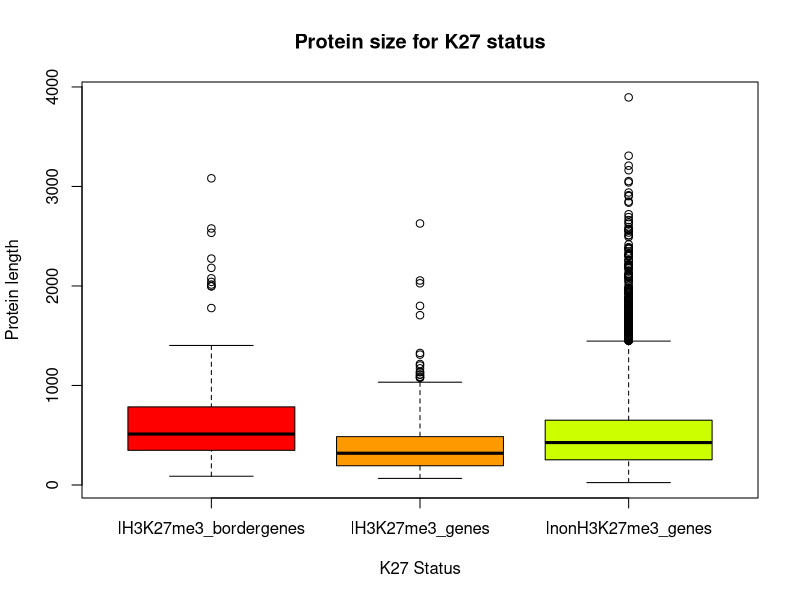

The R script that drew this image:
pdf("K27_peplens.pdf")
lH3K27me3_bordergenes <- read.table("H3K27me3_bordergenes_lengths.dat",header=T,sep="\t");
summary(lH3K27me3_bordergenes)
lH3K27me3_genes <- read.table("H3K27me3_genes_lengths.dat",header=T,sep="\t");
summary(lH3K27me3_genes)
lnonH3K27me3_genes <- read.table("nonH3K27me3_genes_lengths.dat",header=T,sep="\t");
summary(lnonH3K27me3_genes)
boxplot(subset(lH3K27me3_bordergenes$LEN,lH3K27me3_bordergenes$LEN < 4000),subset(lH3K27me3_genes$LEN,lH3K27me3_genes$LEN < 4000),subset(lnonH3K27me3_genes$LEN,lnonH3K27me3_genes$LEN < 4000),xlab="K27 Status", main="Protein size for K27 status",ylab="Protein length",range=2,names=c("lH3K27me3_bordergenes","lH3K27me3_genes","lnonH3K27me3_genes"),col=rainbow(11, start=0, end=1));
